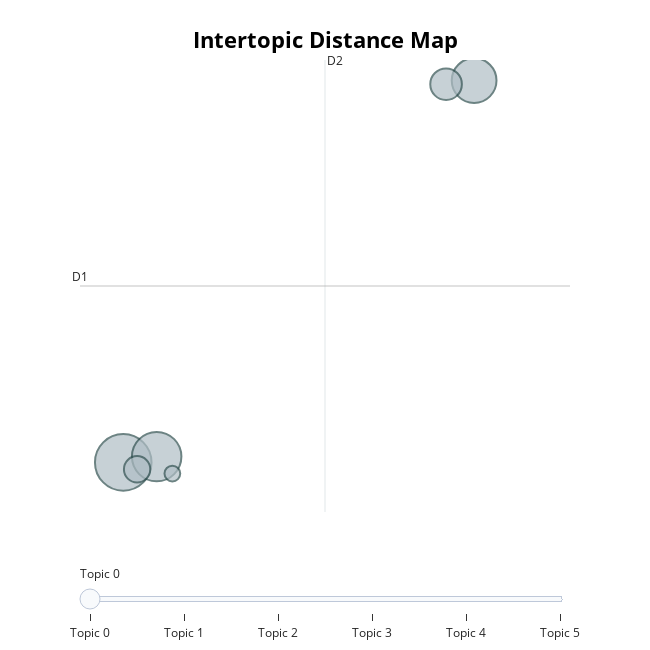

Source (notebook cell):
### Code cell
# Print topics with their top words
print(topic_model.get_topics())

# Optional: Visualize topics
topic_model.visualize_topics()

### Figure 1 — Plotly figure (JSON) as saved in the notebook; plotly's stock layout.template omitted (floating-point values rounded to 4 significant figures)
{"data": [{"customdata": [[0, "would be safe for unmarried couples without the harassment of police hotel staff and moral police | would be safe for unmarried couples without the harassment of police hotel staff and moral | be safe for unmarried couples without the harassment of police hotel staff and moral police | were the major effects of the cambodia earthquake and how do these effects compare to the | were the major effects of the cambodia earthquake and how do these effects compare to", 6437], [1, "are the strongest majors in terms of job prospects and what are the weakest majors at | are the strongest majors in terms of job prospects and what are the weakest majors | what are the strongest majors in terms of job prospects and what are the weakest majors | what are the strongest majors in terms of job prospects and what are the weakest | what are the strongest majors in terms of job prospects and what are the weakest majors at", 4919], [2, "untreatable and lifelong disabling neurological disease what is the easiest and most painless way can commit | have an untreatable and lifelong disabling neurological disease what is the easiest and most painless way can commit | an untreatable and lifelong disabling neurological disease what is the easiest and most painless way can commit | and lifelong disabling neurological disease what is the easiest and most painless way can commit suicide | an untreatable and lifelong disabling neurological disease what is the easiest and most painless way can", 4029], [3, "address used to create my snapchat account how can log in or at least change my | forgot my password and the email address used to create my snapchat account how can log in | create my snapchat account how can log in or at least change my email address or | and the email address used to create my snapchat account how can log in or | and the email address used to create my snapchat account how can log in or at least change", 2007], [4, "cards were drawn without replacement from pack of 52 cards what is the probability that they are both | cards were drawn without replacement from pack of 52 cards what is the probability that they | two cards were drawn without replacement from pack of 52 cards what is the probability that they are both kings | two cards were drawn without replacement from pack of 52 cards what is the probability that they are both | two cards were drawn without replacement from pack of 52 cards what is the probability", 1395], [5, "the universe is infinite and more and more of it is created as the universe expands | darkvacuum energy infinite because the expansion of the universe is infinite and more and more of it is | expands and vacuum energy is created with it with no limitis there infinite potential energyinfinite vacuum energy that can be | expands and vacuum energy is created with it with no limitis there infinite potential energyinfinite | because the expansion of the universe is infinite and more and more of it is created as the universe expands", 500]], "hovertemplate": "<b>Topic %{customdata[0]}</b><br>%{customdata[1]}<br>Size: %{customdata[2]}", "legendgroup": "", "marker": {"color": "#B0BEC5", "line": {"color": "DarkSlateGrey", "width": 2}, "size": [6437, 4919, 4029, 2007, 1395, 500], "sizemode": "area", "sizeref": 4.023, "symbol": "circle"}, "mode": "markers", "name": "", "orientation": "v", "showlegend": false, "type": "scatter", "x": [3.931, 4.387, 8.715, 8.332, 4.12, 4.601], "xaxis": "x", "y": [-25.28, -24.69, 14.11, 13.72, -25.99, -26.43], "yaxis": "y"}], "layout": {"annotations": [{"showarrow": false, "text": "D1", "x": 3.341, "y": -7.089, "yshift": 10}, {"showarrow": false, "text": "D2", "x": 6.682, "xshift": 10, "y": 16.22}], "height": 650, "hoverlabel": {"bgcolor": "white", "font": {"family": "Rockwell", "size": 16}}, "legend": {"itemsizing": "constant", "tracegroupgap": 0}, "margin": {"t": 60}, "shapes": [{"line": {"color": "#CFD8DC", "width": 2}, "type": "line", "x0": 6.682, "x1": 6.682, "y0": -30.4, "y1": 16.22}, {"line": {"color": "#9E9E9E", "width": 2}, "type": "line", "x0": 3.341, "x1": 10.02, "y0": -7.089, "y1": -7.089}], "sliders": [{"active": 0, "pad": {"t": 50}, "steps": [{"args": [{"marker.color": [["red", "#B0BEC5", "#B0BEC5", "#B0BEC5", "#B0BEC5", "#B0BEC5"]]}], "label": "Topic 0", "method": "update"}, {"args": [{"marker.color": [["#B0BEC5", "red", "#B0BEC5", "#B0BEC5", "#B0BEC5", "#B0BEC5"]]}], "label": "Topic 1", "method": "update"}, {"args": [{"marker.color": [["#B0BEC5", "#B0BEC5", "red", "#B0BEC5", "#B0BEC5", "#B0BEC5"]]}], "label": "Topic 2", "method": "update"}, {"args": [{"marker.color": [["#B0BEC5", "#B0BEC5", "#B0BEC5", "red", "#B0BEC5", "#B0BEC5"]]}], "label": "Topic 3", "method": "update"}, {"args": [{"marker.color": [["#B0BEC5", "#B0BEC5", "#B0BEC5", "#B0BEC5", "red", "#B0BEC5"]]}], "label": "Topic 4", "method": "update"}, {"args": [{"marker.color": [["#B0BEC5", "#B0BEC5", "#B0BEC5", "#B0BEC5", "#B0BEC5", "red"]]}], "label": "Topic 5", "method": "update"}]}], "title": {"font": {"color": "Black", "size": 22}, "text": "<b>Intertopic Distance Map</b>", "x": 0.5, "xanchor": "center", "y": 0.95, "yanchor": "top"}, "width": 650, "xaxis": {"anchor": "y", "domain": [0, 1], "range": [3.341, 10.02], "title": {"text": ""}, "visible": false}, "yaxis": {"anchor": "x", "domain": [0, 1], "range": [-30.4, 16.22], "title": {"text": ""}, "visible": false}}}
